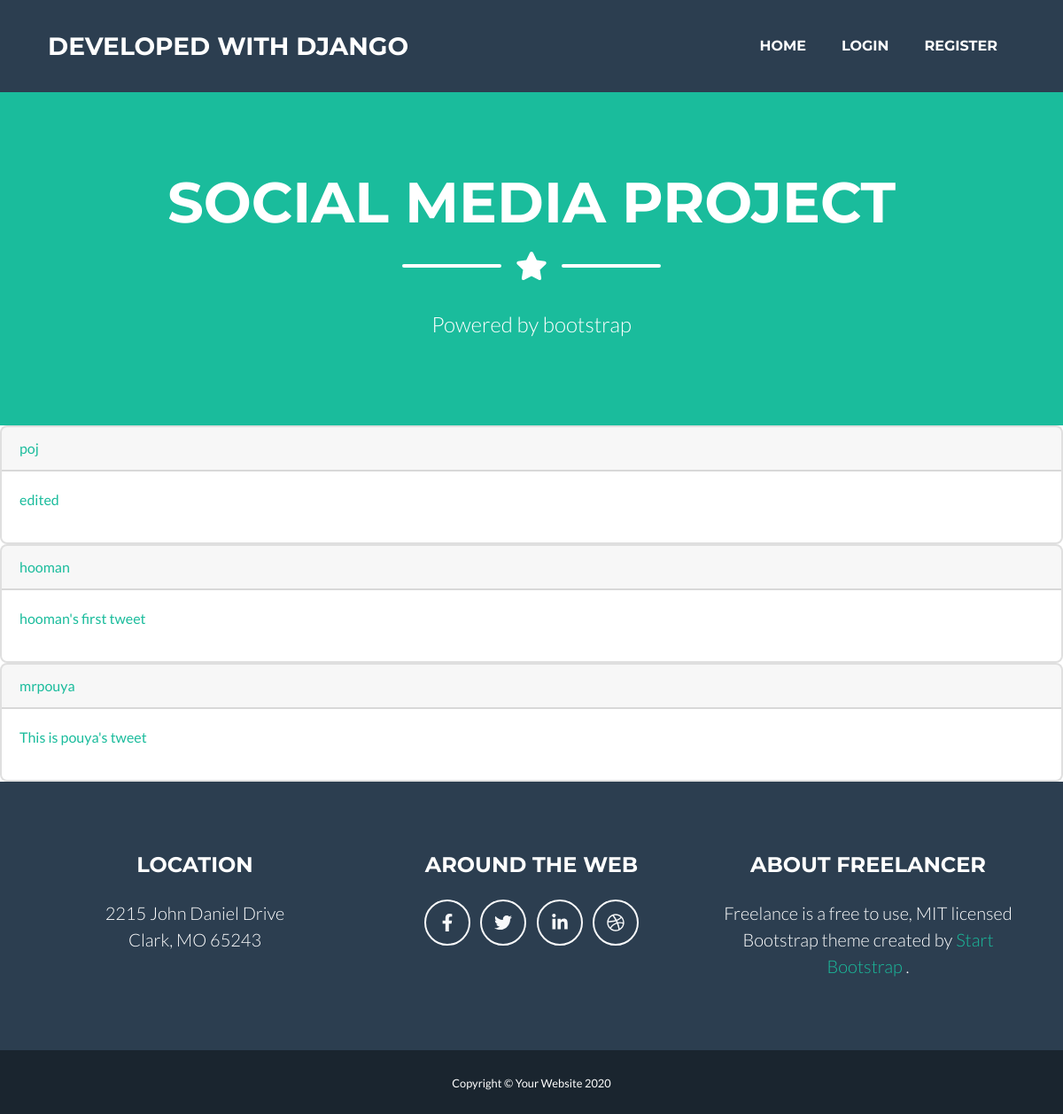
The app's page /, older data.
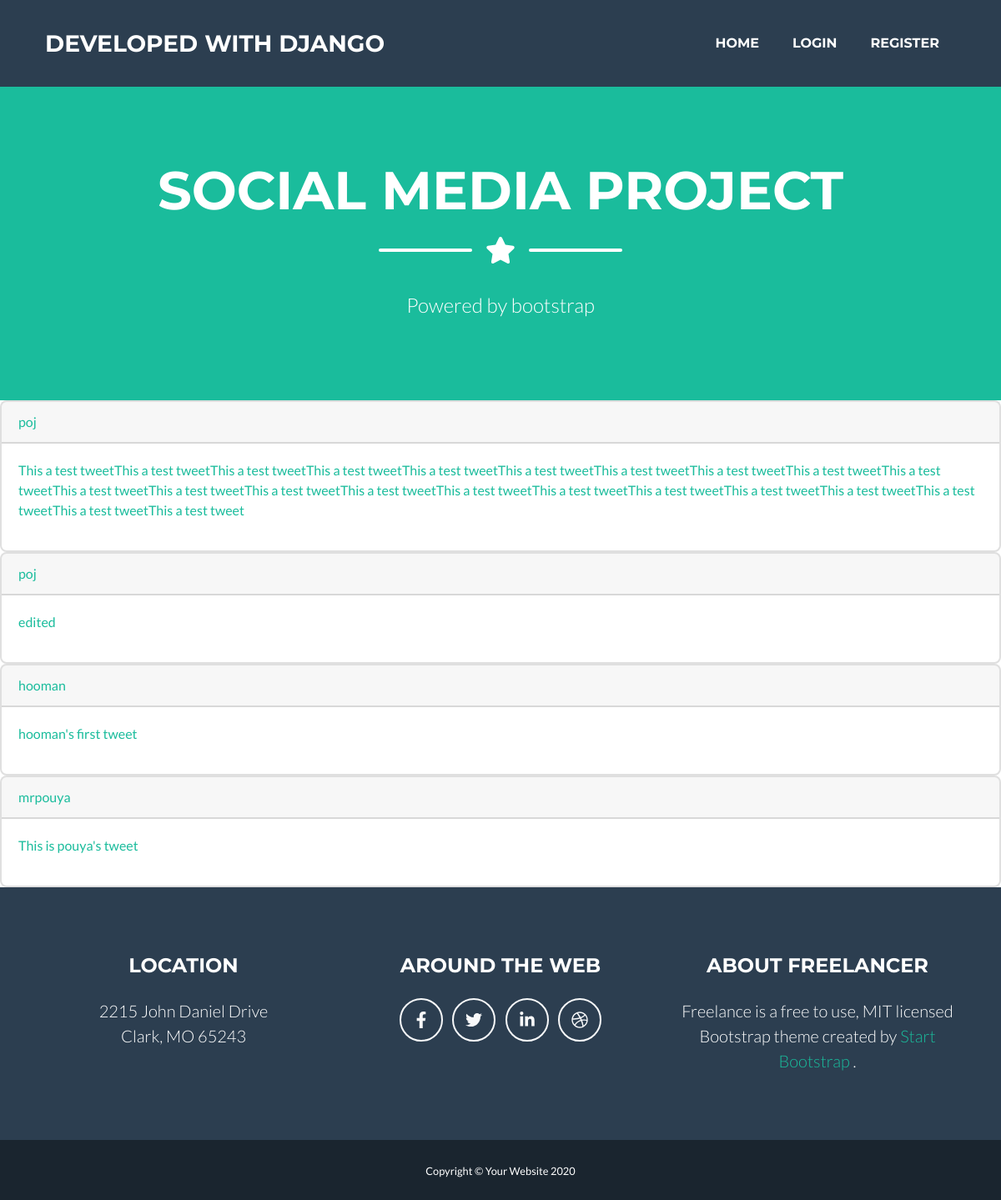
The same page, newer data.
### posts/models.py (models this page shows, shortened)
class Post (models.Model):
    user = models.ForeignKey(User, on_delete=models.CASCADE)
    body = models.TextField(max_length = 400)
    slug = models.SlugField(max_length = 20)
    created = models.DateTimeField(auto_now_add=True)
    def get_absolute_url(self):
        return reverse('posts:post_detail', args=[self.created.year,
         self.created.month,
          self.created.day,
           self.slug])
    class Meta:
        ordering = ('-created',)

### posts/views.py (the view)
# urls.py: path('', views.all_posts, name = 'all_posts'),
def all_posts(request):
    posts = Post.objects.all()
    return render(request, 'posts/all_posts.html', {'posts':posts})

### posts/templates/posts/all_posts.html
{% extends 'index.html' %}
{% block content %}
    {% for post in posts %}
        <div class="card">
            <p class="card-header"><a href="{% url 'account:dashboard' post.user.id %}"> {{post.user}}</a></p>
            <p class="card-body"> <a href="{{ post.get_absolute_url }}"> {{post.body}}</a></p>
        </div>
    {% endfor %}
{% endblock %}

### templates/index.html (shortened to what this page needs)
{% load static %}
<!DOCTYPE html>
<html lang="en">
    <head>
        <link href="{% static 'css/styles.css'%}" rel="stylesheet" />
    </head>
    <body id="page-top">
        <nav class="navbar navbar-expand-lg bg-secondary text-uppercase fixed-top" id="mainNav">
            <div class="container">
                <a class="navbar-brand js-scroll-trigger" href="#page-top">Developed with Django</a>
                <div class="collapse navbar-collapse" id="navbarResponsive">
                    <ul class="navbar-nav ml-auto">
                        <li class="nav-item mx-0 mx-lg-1"><a class="nav-link py-3 px-0 px-lg-3 rounded js-scroll-trigger" href="{% url 'posts:all_posts' %}">Home</a></li>
                        {% if request.user.is_authenticated %}
                        <li class="nav-item mx-0 mx-lg-1"><a class="nav-link py-3 px-0 px-lg-3 rounded js-scroll-trigger" href="{% url 'account:dashboard' request.user.id %}">Dashboard</a></li>
                        <li class="nav-item mx-0 mx-lg-1"><a class="nav-link py-3 px-0 px-lg-3 rounded js-scroll-trigger" href="{% url 'account:logout' %}">Logout</a></li>
                        {% else %}
                        <li class="nav-item mx-0 mx-lg-1"><a class="nav-link py-3 px-0 px-lg-3 rounded js-scroll-trigger" href="{% url 'account:login' %}">Login</a></li>
                        <li class="nav-item mx-0 mx-lg-1"><a class="nav-link py-3 px-0 px-lg-3 rounded js-scroll-trigger" href="{% url 'account:register' %}">Register</a></li>
                        {% endif %}
                    </ul>
                </div>
            </div>
        </nav>
        <header class="masthead bg-primary text-white text-center">
            <div class="container d-flex align-items-center flex-column">
                <h1 class="masthead-heading text-uppercase mb-0">Social media project</h1>
                <div class="divider-custom divider-light">
                    <div class="divider-custom-line"></div>
                    <div class="divider-custom-icon"><i class="fas fa-star"></i></div>
                    <div class="divider-custom-line"></div>
                </div>
                <p class="masthead-subheading font-weight-light mb-0">Powered by bootstrap</p>
            </div>
        </header>
        {% block content %}
        {% endblock %}
        <footer class="footer text-center">
            <div class="container">
                <div class="row">
                    <div class="col-lg-4 mb-5 mb-lg-0">
                        <h4 class="text-uppercase mb-4">Location</h4>
                        <p class="lead mb-0">
                            2215 John Daniel Drive
                            <br />
                            Clark, MO 65243
                        </p>
                    </div>
                    <div class="col-lg-4 mb-5 mb-lg-0">
                        <h4 class="text-uppercase mb-4">Around the Web</h4>
                        <a class="btn btn-outline-light btn-social mx-1" href="#!"><i class="fab fa-fw fa-facebook-f"></i></a>
                        <a class="btn btn-outline-light btn-social mx-1" href="#!"><i class="fab fa-fw fa-twitter"></i></a>
                        <a class="btn btn-outline-light btn-social mx-1" href="#!"><i class="fab fa-fw fa-linkedin-in"></i></a>
                        <a class="btn btn-outline-light btn-social mx-1" href="#!"><i class="fab fa-fw fa-dribbble"></i></a>
                    </div>
                    <div class="col-lg-4">
                        <h4 class="text-uppercase mb-4">About Freelancer</h4>
                        <p class="lead mb-0">
                            Freelance is a free to use, MIT licensed Bootstrap theme created by
                            <a href="http://startbootstrap.com">Start Bootstrap</a>
                            .
                        </p>
                    </div>
                </div>
            </div>
        </footer>
        <div class="copyright py-4 text-center text-white">
            <div class="container"><small>Copyright © Your Website 2020</small></div>
        </div>
    </body>
</html>

Row changes from the older to the newer data that the page shows:
added Post: user "poj", body "This a test tweetThis a test tweetThis a test tweetThis a test tweetThis a test tweetThis a test tweetThis a test tweetThis a test tweetThis a test tweetThis a test tweetThis a test tweetThis a test tweetThis a test tweetThis a test tweetThis a test tweetThis a test tweetThis a test tweetThis a test tweetThis a test tweetThis a test tweetThis a test tweetThis a test tweet"
